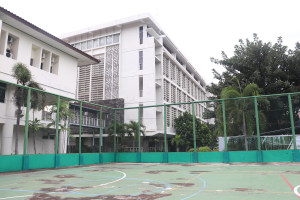
#> input picture undergraduate-thesis/databases/SKRIPSI Gedung C.png, 300 x 200 px, found by its file name
$ jupyter execute --allow-errors 'PRESENTASI 3. PENGABURAN CITRA.ipynb'   (shell and % lines are left out)
#> lines starting #> are read from the running program, lines starting #| are printed output that depends on the picture; after the words box and inside, x2 and y2 are one past the last pixel; in counts of white or black regions, pixels touching at a corner belong together
[cell 1]
from matplotlib import image
from matplotlib import pyplot
from PIL import Image
from numpy import asarray
import numpy as np
import random
import math
import cv2

#gambar di-print di python
#im = Image.open('SKRIPSI Zebra Cross.png')
#im = Image.open('SKRIPSI Pinus.png')
im = Image.open('SKRIPSI Gedung C.png')
#> im is the input picture: PIL image 300x200 RGBA; mean R, G, B, A 155.3, 164.7, 160.6, 255

img1 = im.convert("L") #convert ke hitam-putih
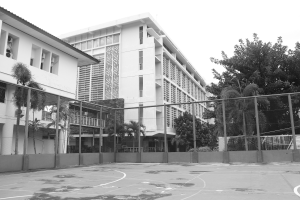
#> img1: PIL image 300x200 L; min 19, max 255, mean 161.4
width, height=img1.size
#> width = 300; height = 200

pyplot.xticks([]), pyplot.yticks([])
pyplot.imshow(img1, cmap = 'gray')

[cell 2]
#PROGRAM METODE BEDA HINGGA EKSPLISIT DIMENSI DUA PADA CITRA
from numpy import linspace, array, zeros, insert, delete
from pandas import DataFrame, pivot_table
from math import ceil

D=1 #koefisien difusivitas
xm=width*2 #panjang sumbu x
#> xm = 600
yn=height*2 #panjang sumbu y
#> yn = 400
deltat=0.2 #selisih waktu
tn=100 #batas waktu pada t_n
m=width #banyak pemotongan pada sumbu x
#> m = 300
n=height #banyak pemotongan pada sumbu y
#> n = 200
deltax=xm/m #selisih antar posisi di sumbu x
#> deltax = 2
deltay=yn/n #selisih antar posisi di sumbu y
#> deltay = 2
lamda=(D*deltat)/(deltax)**2 #lamda
#> lamda = 0.05

#melakukan uji kestabilan metode
if lamda<=0.25:
    print('Metode stabil, sebab lambda =', lamda, '\leq 0.25')
#| Metode stabil, sebab lambda = 0.05 \leq 0.25
else:
    print('Metode tidak stabil, cek kembali masukan')

#mendefinisikan array kosong V yg berisi para matriks berukuran mxn
#para matriks di dalam V disebut matriks U
V=array([zeros((n,m))])
W=array([zeros((n-2,m-2))]) #array display #tidak menampilkan piksel tepi

#mengisi syarat awal ke matriks U saat t=0
U=array(img1) #matriks pertama U, diisi data gambar
#print(U)

#matriks pertama U dimasukkan ke array V
V=insert(V,0,U,axis = 0)

#matriks display awal X
#tepi dihapus satu persatu
X=delete(U, n-1, 0)
X=delete(X, 0, 0)
#> X: shape (198, 300)
X=delete(X, m-1, 1)
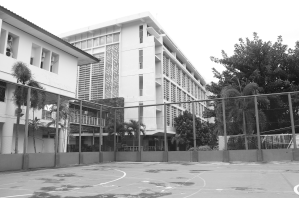
#> X: shape (198, 299); min 19, max 255, mean 161
X=delete(X, 0, 1)
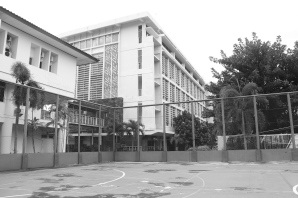
#> X: shape (198, 298); min 19, max 255, mean 161
W=insert(W,0,X,axis = 0)
#print(W)

#------------------------------ENTRI PERTAMA SELESAI-----------------------------

Q=np.array(zeros((n,m))) #matriks Q sebagai wadah kosong
#mengisi syarat batas ke setiap batas (tepi) matriks U saat t=1
for c in range (m):
    Q[0][c]=U[0][c]
    Q[n-1][c]=U[n-1][c]
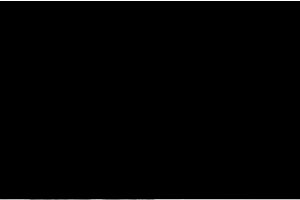
#> Q: shape (200, 300) float64; min 0, max 255, mean 2.1
for d in range (n):
    Q[d][0]=U[d][0]
    Q[d][m-1]=U[d][m-1]
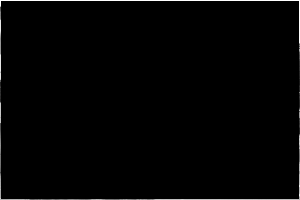
#> Q: shape (200, 300) float64; 0.66% of pixels changed, all inside (x1, y1, x2, y2) = (0, 1, 300, 199)
#print(Q)

#mengisi entri matriks U yang belum terisi
#berdasarkan rumus metode eksplisit
for j in range (1,n-1):
    for i in range (1,m-1):
        Q[j][i]=ceil((1-4*lamda)*U[j][i]+lamda*(U[j-1][i]+U[j+1][i]+U[j][i-1]+U[j][i+1]))
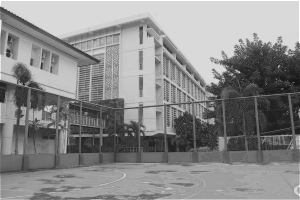
#> Q: shape (200, 300) float64; min 20, max 255, mean 138.1
#print(Q)
V=insert(V,1,Q,axis = 0)

#matriks display kedua S
#tepi dihapus satu persatu lagi
S=delete(Q, n-1, 0)
S=delete(S, 0, 0)
#> S: shape (198, 300) float64
S=delete(S, m-1, 1)
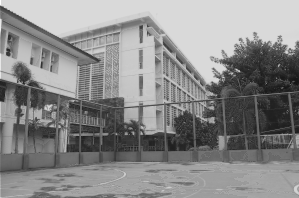
#> S: shape (198, 299) float64; min 20, max 255, mean 137.4
S=delete(S, 0, 1)
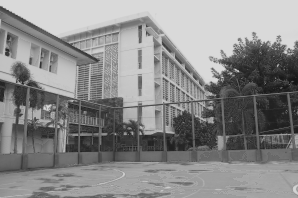
#> S: shape (198, 298) float64; min 20, max 217, mean 137.3
W=insert(W,1,S,axis = 0)
#print(W)

#------------------------------ENTRI KEDUA SELESAI-----------------------------

#R=Q
R=array(zeros((n,m)))
for j in range (n):
    for i in range (m):
        R[j][i]=Q[j][i]
#print(R)

#mengisi syarat batas ke setiap batas matriks U saat t=2 sampai t=tn
for k in range (2,tn+1):
    for c in range (m):
        R[0][c]=Q[0][c]
        R[n-1][c]=Q[n-1][c]
    for d in range (n):
        R[d][0]= Q[d][0]
        R[d][m-1]= Q[d][m-1]
#print(Q)

#mengisi entri matriks U yang belum terisi
#berdasarkan rumus metode eksplisit
    for j in range (1,n-1):
        for i in range (1,m-1):
            R[j][i]=ceil((1-4*lamda)*Q[j][i]+lamda*(Q[j-1][i]+Q[j+1][i]+Q[j][i-1]+Q[j][i+1]))
            #print(R)
            #print(Q)
    V=insert(V,k,R,axis = 0)
    #menghapus tepi
    T=delete(R, n-1, 0)
    T=delete(T, 0, 0)
    T=delete(T, m-1, 1)
    T=delete(T, 0, 1)
    W=insert(W,k,T,axis = 0)
    for j in range (n):
        for i in range (m):
            Q[j][i]=R[j][i]
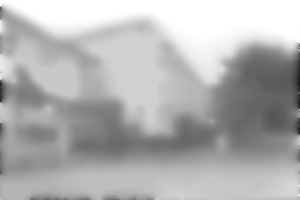
#> Q: shape (200, 300) float64; min 24, max 255, mean 177.8

#------------------------------ENTRI KETIGA SAMPAI TERAKHIR SELESAI-----------------------------

#menghapus entri terakhir
V=delete(V, tn+1, 0) #V kumpulan matriks asli
#print(V)
W=delete(W, tn+1, 0) #W kumpulan matriks display
#print(W)

[cell 3]
#PROGRAM UNTUK MENGELUARKAN HEATMAP HASIL
#METODE BEDA HINGGA EKSPLISIT DIMENSI DUA PADA PENGOLAHAN CITRA
#FORMASI SATU BARIS EMPAT CITRA
import matplotlib.pyplot as plt
fig = plt.figure(figsize=(16,8))

plt.subplot(141)
pyplot.xticks([]), pyplot.yticks([1])
pyplot.imshow(W[0], cmap='gray')

plt.subplot(142)
pyplot.xticks([]), pyplot.yticks([])
pyplot.imshow(W[20], cmap='gray')

plt.subplot(143)
pyplot.xticks([]), pyplot.yticks([])
pyplot.imshow(W[50], cmap='gray')

plt.subplot(144)
pyplot.xticks([]), pyplot.yticks([])
pyplot.imshow(W[100], cmap='gray')
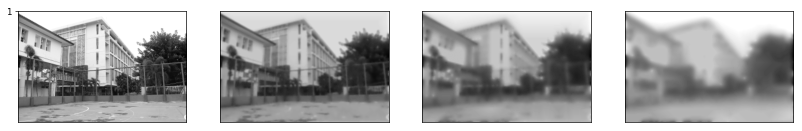
#> figure drawn by matplotlib, 4 panels

[cell 4]
#mengambil package yang diperlukan untuk membuat animasi
import matplotlib.pyplot as plt
from matplotlib import animation, rc
from IPython.display import HTML

[cell 5]
#mengatur posisi kanvas untuk membuat gambar per frame
fig = plt.figure(figsize=(8,4))
ax = plt.subplot()
print('Animasi')
ax.set_xlabel('X')
ax.set_ylabel('Y')

#mengatur posisi awal matriks yang akan digambar pada kanvas
nx = n
#> nx = 200
ny = m
#> ny = 300

line2d, = ax.plot([], [], lw=2)

#mendefinisikan animasi (dalam m+1 frame)
def init():
    line2d.set_data([], [])
    ax.imshow(np.zeros((nx, ny)))
    return (line2d,)

def animate(i):
    ax.set_title('Waktu : '+str(i)+' detik')
    ax.imshow(V[i], cmap='gray')
    return (line2d,)

#membuat keluaran berupa animasi
anim = animation.FuncAnimation(fig, animate, frames=tn, interval=100, blit=True)
#> (the rest of this cell did not finish here and is left out)

$ run again, with undergraduate-thesis/databases/SKRIPSI Pinus.png copied over undergraduate-thesis/databases/SKRIPSI Gedung C.png
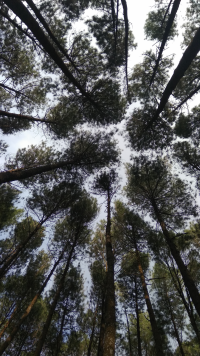
#> input picture undergraduate-thesis/databases/SKRIPSI Pinus.png, 200 x 356 px, found by its file name
#> im is the input picture: PIL image 200x356 RGBA; mean R, G, B, A 85.2, 86.5, 86.8, 255
#| Metode stabil, sebab lambda = 0.05 \leq 0.25
#> after the loop `for d in range (n):`:
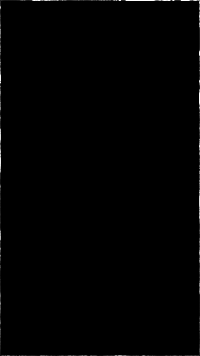
#> Q: shape (356, 200) float64; min 0, max 254, mean 1.3
#> `[cell 3] #PROGRAM UNTUK MENGELUARKAN HEATMAP HASIL #METODE BEDA HINGGA..`:
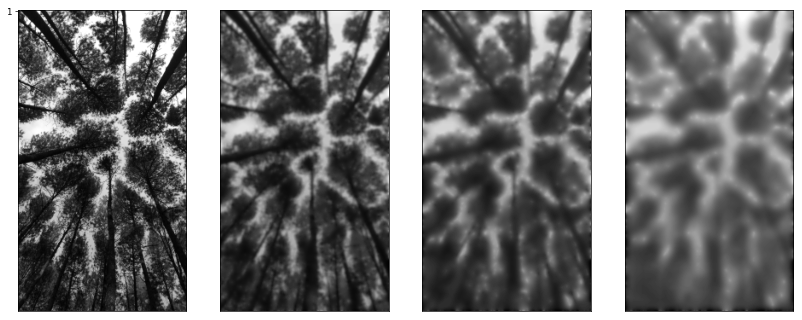
#> figure drawn by matplotlib, 4 panels
